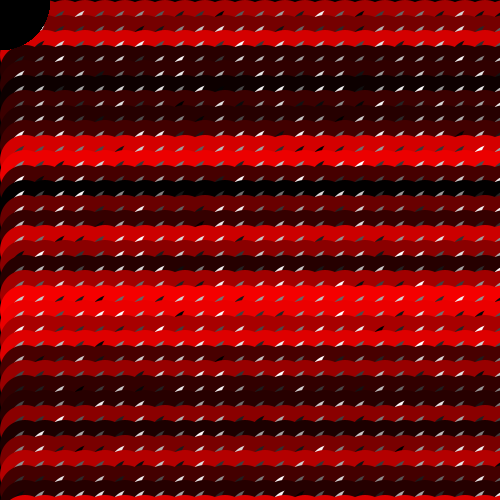
Frame 1 (no input)
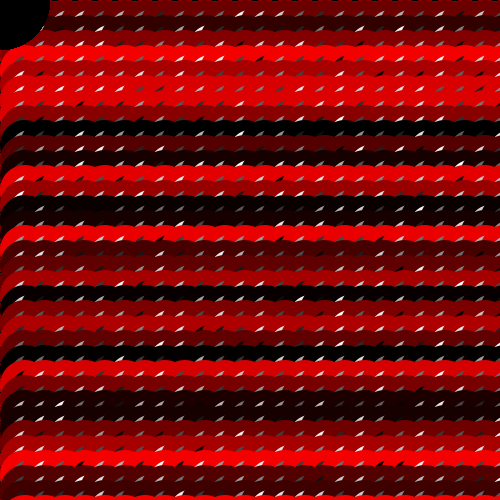
Frame 60 (the mouse pressed at the canvas centre just before this capture)
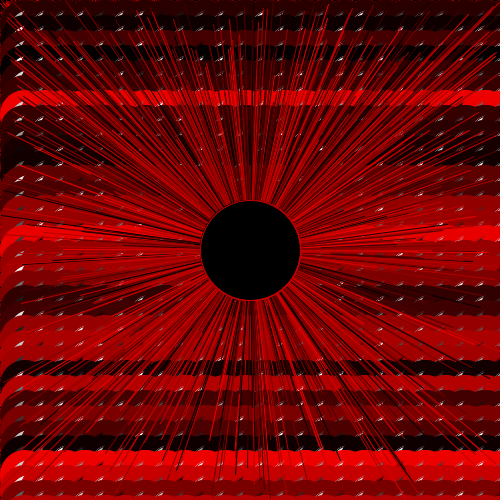
Frame 120 (the mouse held since frame 60 and released just before this capture)

The Processing sketch that drew these frames (run headless with seeded random() and noise(); from frame 60 on, the mouse is pressed at the canvas centre):

// Processing sketch: processing_58637
// ── processing_58637.pde

void setup(){    //Abertura de função void setup- não retribui nenhum valor final
  size (500,500); //define o tamanho da janela para 500x500
  smooth();       // suaviza o desenho. anti-aliasing
  background(0);  //define a cor/brilho da janela para 0 - preto
}                 //fecho da função void setup

void draw(){      //abertura da função void draw


for (int y = 25; y < height + 200 ; y = y+15 ){  // ciclo começa em 0 e incrementa de 15 em 15 até a altura da janela                                                                                                 5 até chegar à altura da janela
  
  noStroke();         // elimina o contorno para o(s) seguintes objectos
  float r = random(255); // declaração da variável r red de valor aleatorio entre 0 e 255. Tipo Float porque a funçao random atribui valores com casas decimais, nao inteiros
  float g = 0; // declaração da variável g green de valor 0. Tipo Float porque a funçao random atribui valores com casas decimais, nao inteiros
  float b = 0; // declaração da variável b blue de valor 0. Tipo Float porque a funçao random atribui valores com casas decimais, nao inteiros

  for (int x = 25 ; x < width + 200 ; x = x+20 ){  // ciclo começa em 0 e incrementa de 20 em 20 até chegar à largura da janela
    
    fill(r,g,b);             //pinta o objecto seguinte com um valor de Red entre 0 e 255, e BLUE e GREEN de 0, ou seja, um vermelho com luz variável
    ellipse (x,y,50,50);     // desenha uma ellipse no local do ecrã correspondente em largura à variavel x, e em altura à variável y
    fill(random(255));           // pinta o objecto seguinte com uma cor(luminosidade) entre branco e preto, 0 e 255
    ellipse (x+5,y+5,40,40);     // desenha uma ellipse no local do ecrã correspondente em largura à variavel x, e em altura à variável y

    
    if (mousePressed){    // condição se o botao esquerdo do rato tiver premido
       stroke(r,g,b);     // pinta o contorno do seguinte objecto, neste caso pinta linhas de vermelhos de luminosidade diferente
       line(mouseX,mouseY,random(500),random(500));  // desenha linhas convergentes para a localização do rato
    } else {        // caso não se verifique a condição acima, faz o que está em baixo, "senão"
       noStroke();  //  elimina o contorno do próximo objecto
    }           //fecho do ciclo If
    fill(0);   // pinta o próximo objecto de preto, luminosidade 0
    ellipse(mouseX,mouseY,100,100); // desenha uma ellipse na localização do rato com o tamanho 100
    
    }                   //fecho ciclo For
}                       //fecho ciclo For



}//fecho da funçao void draw
